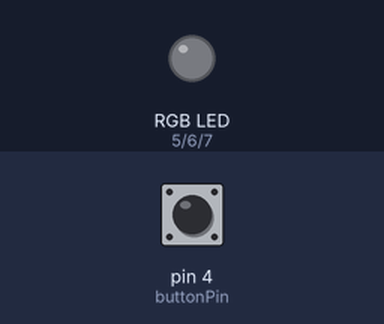
The program below on a simulated Arduino Uno, built with avr-gcc and run on an emulated ATmega328P. Shown: an RGB LED mixed from three pins (HIGH = lit). Inputs (shaded band) come from the test bench; at power-on: pin 4 (buttonPin) LOW.

Above: at 1.2 s.
1.3 s: pin 4 (buttonPin) pulled HIGH for 0.15 s
At 1.6 s:
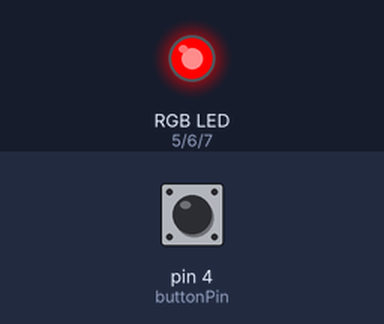
4.4 s: pin 4 (buttonPin) pulled HIGH for 1 s
At 5.3 s:
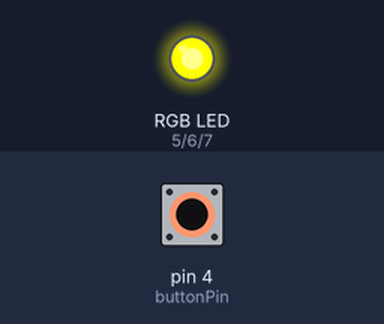
8.4 s: pin 4 (buttonPin) pulled HIGH for 3.2 s
At 9.8 s:
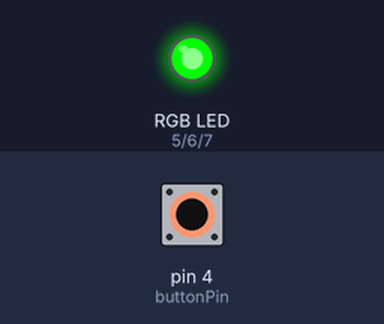
Timing chart, 0 to 15.9 s (numbered marks = the images above; inputs shaded):
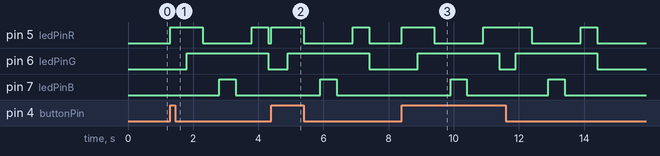

The program:

main.cpp
```cpp
#include <Arduino.h>
//#include <Servo.h>

#define LEDBlue (1<<7);
#define LEDGreen (1<<6);
#define LEDRed (1<<5);


//set constants of led pints of DDRx
const int ledPinB = 7;
const int ledPinG = 6;
const int ledPinR = 5;
const int buttonPin = 4;
//Servo myservo;
int buttonState = 0; //changing variable


void setup() {
//set the RGB LED pins
pinMode(ledPinR, OUTPUT);
pinMode(ledPinG, OUTPUT);
pinMode(ledPinB, OUTPUT);
pinMode(buttonPin, INPUT);
//myservo.attach(9);

}

//Have the RGB LED turn all lights on and off
// void RGBLED(){
//    PORTD |= LEDRed; //set red to high?
//   delay(1000);
//   PORTD &= ~LEDRed //set red to low
//   delay(1000);

//    PORTD |= LEDGreen; //set green to high?
//   delay(1000);
//   PORTD &= ~LEDGreen //set green to low
//   delay(1000);

//    PORTD |= LEDBlue; //set blue to high?
//   delay(1000);
//   PORTD &= ~LEDBlue //set blue to low
//   delay(1000);
// }


//checkoff2 where you use a button to go through
// a sequence of colors
void LEDCheckoff2(){
  PORTD |= LEDRed;//red high  R
  delay(500);
  PORTD |= LEDGreen;//green high  RG
  delay(500);
  PORTD &= ~LEDRed;//red low  G
  delay(500);
  PORTD |= LEDBlue;//blue high  GB
  delay(500);
  PORTD &= LEDGreen;//green low  B
  delay(500);
  PORTD |= LEDRed;//red high  RB
  delay(500);
  PORTD &= ~LEDRed;//red low
  PORTD &= ~LEDBlue;//blue low
  PORTD &= ~LEDGreen;
}

// void servotest(){
//      int buttonPin = 4;
//   int buttonState = digitalRead(buttonPin);
//   if(buttonState == HIGH){
//     for (pos = 90; pos >= 0; pos -= 1) { // goes from 180 degrees to 0 degrees
//     myservo.write(pos);              // tell servo to go to position in variable 'pos'
//     delay(15);                       // waits 15ms for the servo to reach the position
//   }
//   delay(100);
//   for (pos = 0; pos <= 90; pos += 1) { // goes from 0 degrees to 180 degrees
//     // in steps of 1 degree
//     myservo.write(pos);              // tell servo to go to position in variable 'pos'
//     delay(15);                       // waits 15ms for the servo to reach the position
//   }
//   delay(100);

//   for (pos = 90; pos <= 180; pos += 1) { // goes from 0 degrees to 180 degrees
//     // in steps of 1 degree
//     myservo.write(pos);              // tell servo to go to position in variable 'pos'
//     delay(15);                       // waits 15ms for the servo to reach the position
//   }
//   delay(100);
//   for (pos = 180; pos >= 90; pos -= 1) { // goes from 180 degrees to 0 degrees
//     myservo.write(pos);              // tell servo to go to position in variable 'pos'
//     delay(15);                       // waits 15ms for the servo to reach the position
//   }
//   delay(100);
// }
//}

void loop() {
  buttonState = digitalRead(buttonPin);
  if(buttonState == HIGH){
  LEDCheckoff2();
  }

  //servotest();
}


//Checkoff 3 i used a 100ohm resistor and min=0 and max=around 800 with my IPhone light
//Checkoff 4 when not in light, the resistance of the photoresisor is high, when in light it is low
//so when not covered i get 391ohms and covered i get 15kohms
```

Measured:
- after the input at 1.3 s, pin 5 (ledPinR): LOW → HIGH at once, → LOW 1.0 s later, → HIGH 1.5 s later, → LOW 0.50 s later; pin 6 (ledPinG): LOW → HIGH after 0.50 s, → LOW 2.5 s later; pin 7 (ledPinB): LOW → HIGH after 1.5 s, → LOW 0.50 s later
- after the input at 4.4 s, pin 5 (ledPinR): LOW → HIGH at once, → LOW 1.0 s later, → HIGH 1.5 s later, → LOW 0.50 s later; pin 6 (ledPinG): LOW → HIGH after 0.50 s, → LOW 2.5 s later; pin 7 (ledPinB): LOW → HIGH after 1.5 s, → LOW 0.50 s later
- after the input at 8.4 s, pin 5 (ledPinR): goes HIGH 1.0 s, LOW 1.5 s, HIGH 1.5 s, LOW 1.5 s, HIGH 0.50 s, then LOW, starting at once; pin 6 (ledPinG): alternates HIGH for 2.5 s and LOW for 0.50 s, 4 changes in all, then stays LOW, starting after 0.50 s
